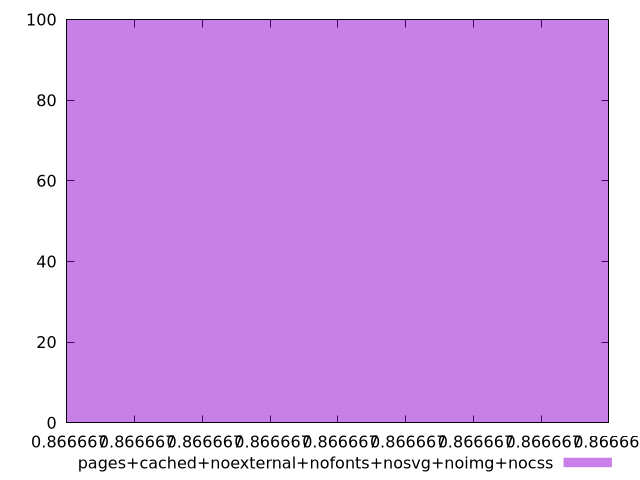

This figure's gnuplot source:
$_pagesCachedNoexternalNofontsNosvgNoimgNocss <<EOF
0.8666666666666666 100
EOF
set key outside below
set terminal pngcairo
set output "report_00006_2020-11-02T20-21-41.718Z/uses-http2/pages+cached+noexternal+nofonts+nosvg+noimg+nocss//hist.png"
set yrange [0:100]
set boxwidth 7.781512087312942e-16
set style fill transparent solid 0.5 noborder
plot $_pagesCachedNoexternalNofontsNosvgNoimgNocss title "pages+cached+noexternal+nofonts+nosvg+noimg+nocss" with boxes ,
